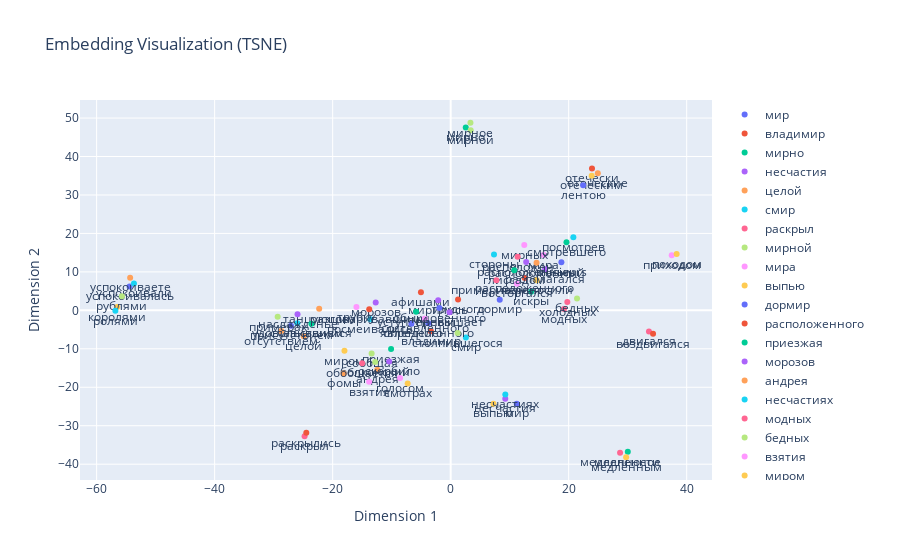

Source (notebook cell):
### Code cell
model1.plot_word(model1.k_Nearest('мир', nearest_count, use_cosine=True))

### Figure 1 — Plotly figure (JSON) as saved in the notebook; plotly's stock layout.template omitted (floating-point values rounded to 4 significant figures)
{"data": [{"mode": "markers+text", "name": "мир", "text": ["мир"], "textposition": "bottom center", "type": "scatter", "x": [11.2], "y": [-24.27]}, {"mode": "markers+text", "name": "владимир", "text": ["владимир"], "textposition": "bottom center", "type": "scatter", "x": [-3.344], "y": [-5.405]}, {"mode": "markers+text", "name": "мирно", "text": ["мирно"], "textposition": "bottom center", "type": "scatter", "x": [2.556], "y": [47.57]}, {"mode": "markers+text", "name": "несчастия", "text": ["несчастия"], "textposition": "bottom center", "type": "scatter", "x": [9.253], "y": [-22.97]}, {"mode": "markers+text", "name": "целой", "text": ["целой"], "textposition": "bottom center", "type": "scatter", "x": [-24.89], "y": [-6.726]}, {"mode": "markers+text", "name": "смир", "text": ["смир"], "textposition": "bottom center", "type": "scatter", "x": [2.58], "y": [-7.046]}, {"mode": "markers+text", "name": "раскрыл", "text": ["раскрыл"], "textposition": "bottom center", "type": "scatter", "x": [-24.76], "y": [-32.71]}, {"mode": "markers+text", "name": "мирной", "text": ["мирной"], "textposition": "bottom center", "type": "scatter", "x": [3.396], "y": [46.8]}, {"mode": "markers+text", "name": "мира", "text": ["мира"], "textposition": "bottom center", "type": "scatter", "x": [15.74], "y": [14.42]}, {"mode": "markers+text", "name": "выпью", "text": ["выпью"], "textposition": "bottom center", "type": "scatter", "x": [7.245], "y": [-24.28]}, {"mode": "markers+text", "name": "дормир", "text": ["дормир"], "textposition": "bottom center", "type": "scatter", "x": [8.315], "y": [2.773]}, {"mode": "markers+text", "name": "расположенного", "text": ["расположенного"], "textposition": "bottom center", "type": "scatter", "x": [12.57], "y": [8.379]}, {"mode": "markers+text", "name": "приезжая", "text": ["приезжая"], "textposition": "bottom center", "type": "scatter", "x": [-10.1], "y": [-10.02]}, {"mode": "markers+text", "name": "морозов", "text": ["морозов"], "textposition": "bottom center", "type": "scatter", "x": [-12.7], "y": [2.012]}, {"mode": "markers+text", "name": "андрея", "text": ["андрея"], "textposition": "bottom center", "type": "scatter", "x": [-12.43], "y": [-15.43]}, {"mode": "markers+text", "name": "несчастиях", "text": ["несчастиях"], "textposition": "bottom center", "type": "scatter", "x": [9.263], "y": [-21.9]}, {"mode": "markers+text", "name": "модных", "text": ["модных"], "textposition": "bottom center", "type": "scatter", "x": [19.22], "y": [0.3486]}, {"mode": "markers+text", "name": "бедных", "text": ["бедных"], "textposition": "bottom center", "type": "scatter", "x": [21.42], "y": [3.049]}, {"mode": "markers+text", "name": "взятия", "text": ["взятия"], "textposition": "bottom center", "type": "scatter", "x": [-13.82], "y": [-18.59]}, {"mode": "markers+text", "name": "миром", "text": ["миром"], "textposition": "bottom center", "type": "scatter", "x": [-18.0], "y": [-10.51]}, {"mode": "markers+text", "name": "успокоивалась", "text": ["успокоивалась"], "textposition": "bottom center", "type": "scatter", "x": [-54.42], "y": [6.176]}, {"mode": "markers+text", "name": "раскрылись", "text": ["раскрылись"], "textposition": "bottom center", "type": "scatter", "x": [-24.47], "y": [-31.84]}, {"mode": "markers+text", "name": "искры", "text": ["искры"], "textposition": "bottom center", "type": "scatter", "x": [13.64], "y": [4.841]}, {"mode": "markers+text", "name": "располагался", "text": ["располагался"], "textposition": "bottom center", "type": "scatter", "x": [16.02], "y": [10.69]}, {"mode": "markers+text", "name": "отеческие", "text": ["отеческие"], "textposition": "bottom center", "type": "scatter", "x": [24.94], "y": [35.66]}, {"mode": "markers+text", "name": "удовольствием", "text": ["удовольствием"], "textposition": "bottom center", "type": "scatter", "x": [-25.99], "y": [-3.37]}, {"mode": "markers+text", "name": "двигался", "text": ["двигался"], "textposition": "bottom center", "type": "scatter", "x": [33.61], "y": [-5.521]}, {"mode": "markers+text", "name": "мирное", "text": ["мирное"], "textposition": "bottom center", "type": "scatter", "x": [3.352], "y": [48.78]}, {"mode": "markers+text", "name": "мирных", "text": ["мирных"], "textposition": "bottom center", "type": "scatter", "x": [12.47], "y": [17.0]}, {"mode": "markers+text", "name": "королями", "text": ["королями"], "textposition": "bottom center", "type": "scatter", "x": [-56.52], "y": [0.8987]}, {"mode": "markers+text", "name": "присутствием", "text": ["присутствием"], "textposition": "bottom center", "type": "scatter", "x": [-27.06], "y": [-3.99]}, {"mode": "markers+text", "name": "афишами", "text": ["афишами"], "textposition": "bottom center", "type": "scatter", "x": [-5.039], "y": [4.685]}, {"mode": "markers+text", "name": "медленное", "text": ["медленное"], "textposition": "bottom center", "type": "scatter", "x": [30.02], "y": [-36.78]}, {"mode": "markers+text", "name": "мирились", "text": ["мирились"], "textposition": "bottom center", "type": "scatter", "x": [-2.118], "y": [2.601]}, {"mode": "markers+text", "name": "танцующим", "text": ["танцующим"], "textposition": "bottom center", "type": "scatter", "x": [-22.29], "y": [0.4093]}, {"mode": "markers+text", "name": "стороны", "text": ["стороны"], "textposition": "bottom center", "type": "scatter", "x": [7.344], "y": [14.5]}, {"mode": "markers+text", "name": "расположен", "text": ["расположен"], "textposition": "bottom center", "type": "scatter", "x": [11.35], "y": [13.91]}, {"mode": "markers+text", "name": "сообщая", "text": ["сообщая"], "textposition": "bottom center", "type": "scatter", "x": [-13.4], "y": [-11.21]}, {"mode": "markers+text", "name": "приходом", "text": ["приходом"], "textposition": "bottom center", "type": "scatter", "x": [37.46], "y": [14.32]}, {"mode": "markers+text", "name": "медленным", "text": ["медленным"], "textposition": "bottom center", "type": "scatter", "x": [29.74], "y": [-38.2]}, {"mode": "markers+text", "name": "определенного", "text": ["определенного"], "textposition": "bottom center", "type": "scatter", "x": [-3.776], "y": [-3.334]}, {"mode": "markers+text", "name": "трудного", "text": ["трудного"], "textposition": "bottom center", "type": "scatter", "x": [1.252], "y": [2.826]}, {"mode": "markers+text", "name": "уступленный", "text": ["уступленный"], "textposition": "bottom center", "type": "scatter", "x": [-5.862], "y": [-0.3945]}, {"mode": "markers+text", "name": "наслажденье", "text": ["наслажденье"], "textposition": "bottom center", "type": "scatter", "x": [-25.95], "y": [-0.9907]}, {"mode": "markers+text", "name": "отсутствием", "text": ["отсутствием"], "textposition": "bottom center", "type": "scatter", "x": [-28.7], "y": [-5.366]}, {"mode": "markers+text", "name": "посмотрев", "text": ["посмотрев"], "textposition": "bottom center", "type": "scatter", "x": [20.79], "y": [19.01]}, {"mode": "markers+text", "name": "холодных", "text": ["холодных"], "textposition": "bottom center", "type": "scatter", "x": [19.77], "y": [2.16]}, {"mode": "markers+text", "name": "болконский", "text": ["болконский"], "textposition": "bottom center", "type": "scatter", "x": [-12.79], "y": [-13.41]}, {"mode": "markers+text", "name": "восторгался", "text": ["восторгался"], "textposition": "bottom center", "type": "scatter", "x": [11.23], "y": [6.927]}, {"mode": "markers+text", "name": "смотрах", "text": ["смотрах"], "textposition": "bottom center", "type": "scatter", "x": [-7.287], "y": [-19.05]}, {"mode": "markers+text", "name": "обыкновенного", "text": ["обыкновенного"], "textposition": "bottom center", "type": "scatter", "x": [-1.913], "y": [0.5948]}, {"mode": "markers+text", "name": "отечески", "text": ["отечески"], "textposition": "bottom center", "type": "scatter", "x": [23.95], "y": [36.86]}, {"mode": "markers+text", "name": "славившийся", "text": ["славившийся"], "textposition": "bottom center", "type": "scatter", "x": [-23.6], "y": [-3.482]}, {"mode": "markers+text", "name": "расположенным", "text": ["расположенным"], "textposition": "bottom center", "type": "scatter", "x": [12.8], "y": [12.56]}, {"mode": "markers+text", "name": "расположенный", "text": ["расположенный"], "textposition": "bottom center", "type": "scatter", "x": [14.55], "y": [12.36]}, {"mode": "markers+text", "name": "посмеивались", "text": ["посмеивались"], "textposition": "bottom center", "type": "scatter", "x": [-13.61], "y": [-2.321]}, {"mode": "markers+text", "name": "медленности", "text": ["медленности"], "textposition": "bottom center", "type": "scatter", "x": [28.71], "y": [-36.99]}, {"mode": "markers+text", "name": "примерах", "text": ["примерах"], "textposition": "bottom center", "type": "scatter", "x": [-29.32], "y": [-1.672]}, {"mode": "markers+text", "name": "составленного", "text": ["составленного"], "textposition": "bottom center", "type": "scatter", "x": [-4.387], "y": [-2.172]}, {"mode": "markers+text", "name": "переносили", "text": ["переносили"], "textposition": "bottom center", "type": "scatter", "x": [14.57], "y": [7.831]}, {"mode": "markers+text", "name": "явленного", "text": ["явленного"], "textposition": "bottom center", "type": "scatter", "x": [-6.653], "y": [-3.48]}, {"mode": "markers+text", "name": "воздвигался", "text": ["воздвигался"], "textposition": "bottom center", "type": "scatter", "x": [34.3], "y": [-6.112]}, {"mode": "markers+text", "name": "глиссадом", "text": ["глиссадом"], "textposition": "bottom center", "type": "scatter", "x": [10.77], "y": [10.41]}, {"mode": "markers+text", "name": "оскорбило", "text": ["оскорбило"], "textposition": "bottom center", "type": "scatter", "x": [-10.42], "y": [-13.31]}, {"mode": "markers+text", "name": "фомы", "text": ["фомы"], "textposition": "bottom center", "type": "scatter", "x": [-18.14], "y": [-16.41]}, {"mode": "markers+text", "name": "успокоивали", "text": ["успокоивали"], "textposition": "bottom center", "type": "scatter", "x": [-53.67], "y": [6.954]}, {"mode": "markers+text", "name": "обобщается", "text": ["обобщается"], "textposition": "bottom center", "type": "scatter", "x": [-15.0], "y": [-13.76]}, {"mode": "markers+text", "name": "рублями", "text": ["рублями"], "textposition": "bottom center", "type": "scatter", "x": [-55.72], "y": [3.682]}, {"mode": "markers+text", "name": "голосом", "text": ["голосом"], "textposition": "bottom center", "type": "scatter", "x": [-8.578], "y": [-17.57]}, {"mode": "markers+text", "name": "отеческим", "text": ["отеческим"], "textposition": "bottom center", "type": "scatter", "x": [23.9], "y": [35.0]}, {"mode": "markers+text", "name": "plusieurs", "text": ["plusieurs"], "textposition": "bottom center", "type": "scatter", "x": [18.76], "y": [12.48]}, {"mode": "markers+text", "name": "разговаривавшими", "text": ["разговаривавшими"], "textposition": "bottom center", "type": "scatter", "x": [-13.8], "y": [0.3066]}, {"mode": "markers+text", "name": "смотревшего", "text": ["смотревшего"], "textposition": "bottom center", "type": "scatter", "x": [19.63], "y": [17.72]}, {"mode": "markers+text", "name": "превышает", "text": ["превышает"], "textposition": "bottom center", "type": "scatter", "x": [-0.1959], "y": [-0.5057]}, {"mode": "markers+text", "name": "успокоиваете", "text": ["успокоиваете"], "textposition": "bottom center", "type": "scatter", "x": [-54.32], "y": [8.498]}, {"mode": "markers+text", "name": "ролями", "text": ["ролями"], "textposition": "bottom center", "type": "scatter", "x": [-56.83], "y": [-0.1212]}, {"mode": "markers+text", "name": "примеривания", "text": ["примеривания"], "textposition": "bottom center", "type": "scatter", "x": [7.747], "y": [7.852]}, {"mode": "markers+text", "name": "столпившегося", "text": ["столпившегося"], "textposition": "bottom center", "type": "scatter", "x": [1.183], "y": [-5.91]}, {"mode": "markers+text", "name": "трубку", "text": ["трубку"], "textposition": "bottom center", "type": "scatter", "x": [-15.97], "y": [0.8856]}, {"mode": "markers+text", "name": "походом", "text": ["походом"], "textposition": "bottom center", "type": "scatter", "x": [38.3], "y": [14.68]}, {"mode": "markers+text", "name": "лентою", "text": ["лентою"], "textposition": "bottom center", "type": "scatter", "x": [22.45], "y": [32.52]}], "layout": {"title": {"text": "Embedding Visualization (TSNE)"}, "xaxis": {"title": {"text": "Dimension 1"}}, "yaxis": {"title": {"text": "Dimension 2"}}}}
